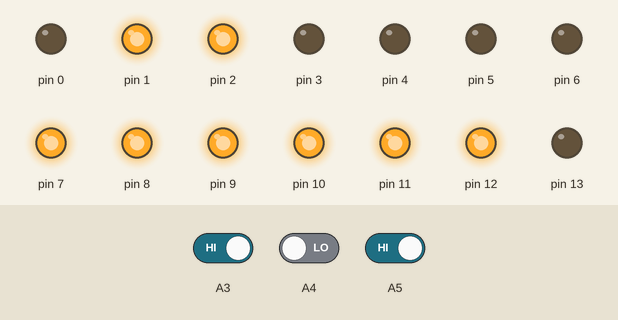
This sketch was run on a simulated Arduino Uno, built with avr-gcc and run on an emulated ATmega328P. On the bench: output pins drawn as LEDs (lit = HIGH). Inputs (shaded band) come from the test bench; at power-on: A4 LOW, A3 HIGH, A5 HIGH.

Above: at 1.2 s.
1.3 s: A4 driven HIGH
At 2.0 s:
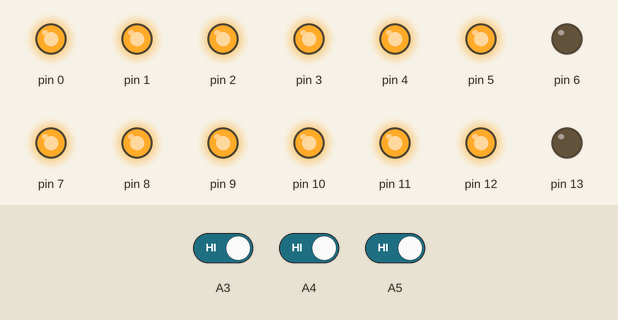
2.8 s: A3 driven LOW
At 3.1 s:
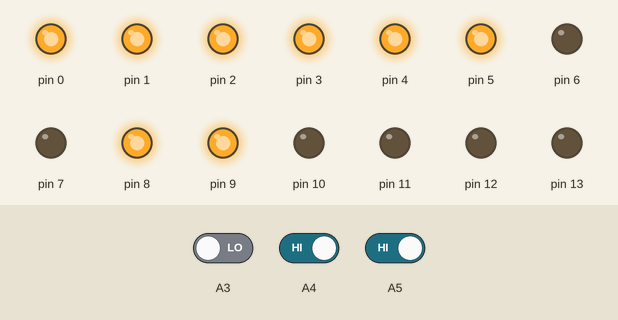
4.3 s: A3 driven HIGH
At 5.5 s:
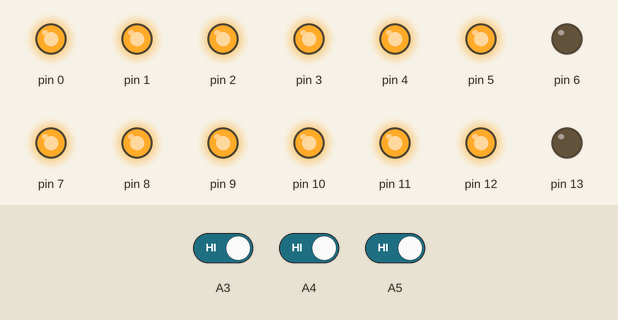
5.8 s: A5 driven LOW
At 6.6 s:
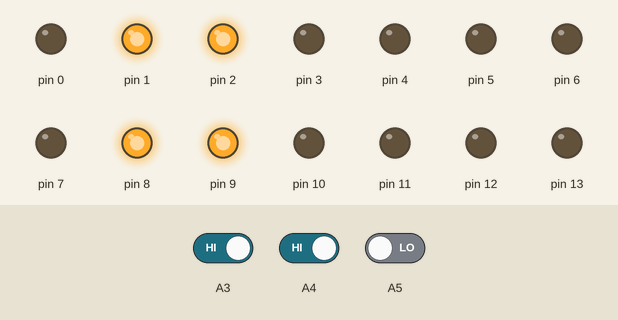
7.3 s: A5 driven HIGH
At 7.7 s:
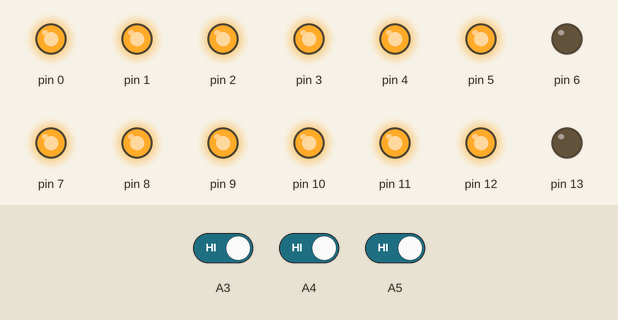
Timing chart, 0 to 9.8 s (numbered marks = the images above; inputs shaded):
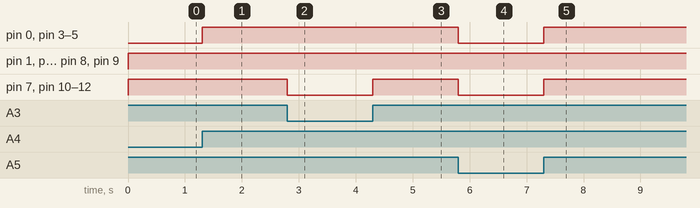

The sketch:

display_demo.ino
```cpp
byte a,b,c;
void setup() {
  // put your setup code here, to run once:
 pinMode(A3,INPUT);

  pinMode(A4,INPUT);
  pinMode(A5,INPUT);

  pinMode(0,OUTPUT);
  pinMode(1,OUTPUT);
  pinMode(2,OUTPUT);
  pinMode(3,OUTPUT);
  pinMode(4,OUTPUT);
  pinMode(5,OUTPUT);
  pinMode(6,OUTPUT);

  pinMode(7,OUTPUT);
  pinMode(8,OUTPUT);
  pinMode(9,OUTPUT);
  pinMode(10,OUTPUT);
  pinMode(11,OUTPUT);
  pinMode(12,OUTPUT);
  pinMode(13,OUTPUT);


}

void loop() {
  // put your main code here, to run repeatedly:
  a = digitalRead(A5);
  b = digitalRead(A4);
  c = digitalRead(A3);

  if(c == LOW){

    if(a == LOW && b == LOW)
    {
      digitalWrite(0,HIGH);
      digitalWrite(1,HIGH);
      digitalWrite(2,HIGH);
      digitalWrite(3,HIGH);
      digitalWrite(4,HIGH);
      digitalWrite(5,HIGH);
      digitalWrite(6,LOW);

      digitalWrite(7,HIGH);
      digitalWrite(8,HIGH);
      digitalWrite(9,HIGH);
      digitalWrite(10,HIGH);
      digitalWrite(11,HIGH);
      digitalWrite(12,HIGH);
      digitalWrite(13,LOW);
    }

    if(a == LOW && b == HIGH)
    {
      digitalWrite(0,LOW);
      digitalWrite(1,HIGH);
      digitalWrite(2,HIGH);
      digitalWrite(3,LOW);
      digitalWrite(4,LOW);
      digitalWrite(5,LOW);
      digitalWrite(6,LOW);

      digitalWrite(7,HIGH);
      digitalWrite(8,HIGH);
      digitalWrite(9,HIGH);
      digitalWrite(10,HIGH);
      digitalWrite(11,HIGH);
      digitalWrite(12,HIGH);
      digitalWrite(13,LOW);
    }
    if(a == HIGH && b == LOW)
    {
      digitalWrite(0,LOW);
      digitalWrite(1,HIGH);
      digitalWrite(2,HIGH);
      digitalWrite(3,LOW);
      digitalWrite(4,LOW);
      digitalWrite(5,LOW);
      digitalWrite(6,LOW);

      digitalWrite(7,HIGH);
      digitalWrite(8,HIGH);
      digitalWrite(9,HIGH);
      digitalWrite(10,HIGH);
      digitalWrite(11,HIGH);
      digitalWrite(12,HIGH);
      digitalWrite(13,LOW);
    }
    if(a == HIGH && b == HIGH)
    {
      digitalWrite(0,HIGH);
      digitalWrite(1,HIGH);
      digitalWrite(2,HIGH);
      digitalWrite(3,HIGH);
      digitalWrite(4,HIGH);
      digitalWrite(5,HIGH);
      digitalWrite(6,LOW);

      digitalWrite(7,LOW);
      digitalWrite(8,HIGH);
      digitalWrite(9,HIGH);
      digitalWrite(10,LOW);
      digitalWrite(11,LOW);
      digitalWrite(12,LOW);
      digitalWrite(13,LOW);
    }
 }

  else if(c == HIGH){

    if(a == LOW && b == LOW)
    {
      digitalWrite(0,HIGH);
      digitalWrite(1,HIGH);
      digitalWrite(2,HIGH);
      digitalWrite(3,HIGH);
      digitalWrite(4,HIGH);
      digitalWrite(5,HIGH);
      digitalWrite(6,LOW);

      digitalWrite(7,HIGH);
      digitalWrite(8,HIGH);
      digitalWrite(9,HIGH);
      digitalWrite(10,HIGH);
      digitalWrite(11,HIGH);
      digitalWrite(12,HIGH);
      digitalWrite(13,LOW);
    }

    if(a == LOW && b == HIGH)
    {
      digitalWrite(0,LOW);
      digitalWrite(1,HIGH);
      digitalWrite(2,HIGH);
      digitalWrite(3,LOW);
      digitalWrite(4,LOW);
      digitalWrite(5,LOW);
      digitalWrite(6,LOW);

      digitalWrite(7,LOW);
      digitalWrite(8,HIGH);
      digitalWrite(9,HIGH);
      digitalWrite(10,LOW);
      digitalWrite(11,LOW);
      digitalWrite(12,LOW);
      digitalWrite(13,LOW);
    }
    if(a == HIGH && b == LOW)
    {
      digitalWrite(0,LOW);
      digitalWrite(1,HIGH);
      digitalWrite(2,HIGH);
      digitalWrite(3,LOW);
      digitalWrite(4,LOW);
      digitalWrite(5,LOW);
      digitalWrite(6,LOW);

      digitalWrite(7,HIGH);
      digitalWrite(8,HIGH);
      digitalWrite(9,HIGH);
      digitalWrite(10,HIGH);
      digitalWrite(11,HIGH);
      digitalWrite(12,HIGH);
      digitalWrite(13,LOW);
    }
    if(a == HIGH && b == HIGH)
    {
      digitalWrite(0,HIGH);
      digitalWrite(1,HIGH);
      digitalWrite(2,HIGH);
      digitalWrite(3,HIGH);
      digitalWrite(4,HIGH);
      digitalWrite(5,HIGH);
      digitalWrite(6,LOW);

      digitalWrite(7,HIGH);
      digitalWrite(8,HIGH);
      digitalWrite(9,HIGH);
      digitalWrite(10,HIGH);
      digitalWrite(11,HIGH);
      digitalWrite(12,HIGH);
      digitalWrite(13,LOW);
    }

 }

}
```

Measured:
- after the input at 1.3 s, pin 0, pin 3–5: LOW → HIGH at once
- after the input at 2.8 s, pin 7, pin 10–12: HIGH → LOW at once
- after the input at 4.3 s, pin 7, pin 10–12: LOW → HIGH at once
- after the input at 5.8 s, pin 0, pin 3–5, pin 7, pin 10–12: HIGH → LOW at once
- after the input at 7.3 s, pin 0, pin 3–5, pin 7, pin 10–12: LOW → HIGH at once
